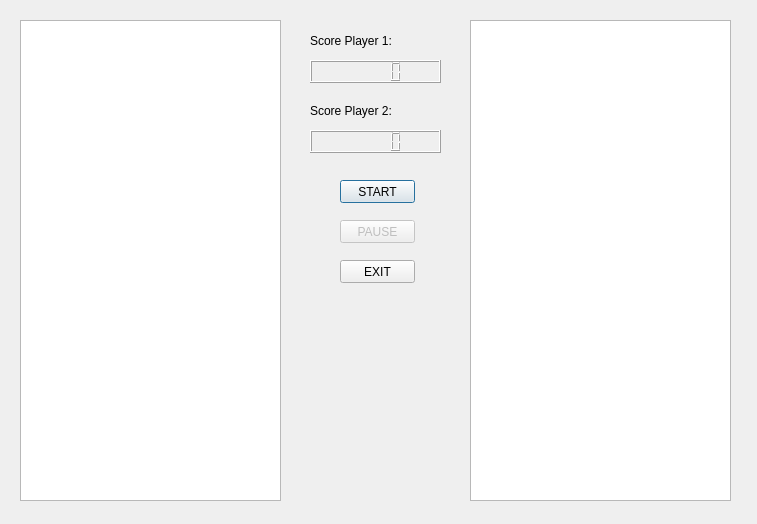
<?xml version="1.0" encoding="UTF-8"?>
<ui version="4.0">
 <class>Dialog</class>
 <widget class="QDialog" name="Dialog">
  <property name="geometry">
   <rect>
    <x>0</x>
    <y>0</y>
    <width>757</width>
    <height>524</height>
   </rect>
  </property>
  <property name="windowTitle">
   <string>Dialog</string>
  </property>
  <widget class="QGraphicsView" name="screenP1">
   <property name="geometry">
    <rect>
     <x>20</x>
     <y>20</y>
     <width>261</width>
     <height>481</height>
    </rect>
   </property>
  </widget>
  <widget class="QGraphicsView" name="screenP2">
   <property name="geometry">
    <rect>
     <x>470</x>
     <y>20</y>
     <width>261</width>
     <height>481</height>
    </rect>
   </property>
  </widget>
  <widget class="QLabel" name="scoreLabelP2">
   <property name="geometry">
    <rect>
     <x>310</x>
     <y>100</y>
     <width>121</width>
     <height>21</height>
    </rect>
   </property>
   <property name="text">
    <string>Score Player 2:</string>
   </property>
  </widget>
  <widget class="QLCDNumber" name="scoreP1">
   <property name="geometry">
    <rect>
     <x>310</x>
     <y>60</y>
     <width>131</width>
     <height>23</height>
    </rect>
   </property>
  </widget>
  <widget class="QLCDNumber" name="scoreP2">
   <property name="geometry">
    <rect>
     <x>310</x>
     <y>130</y>
     <width>131</width>
     <height>23</height>
    </rect>
   </property>
   <property name="value" stdset="0">
    <double>0.000000000000000</double>
   </property>
  </widget>
  <widget class="QPushButton" name="start">
   <property name="geometry">
    <rect>
     <x>340</x>
     <y>180</y>
     <width>75</width>
     <height>23</height>
    </rect>
   </property>
   <property name="text">
    <string>START</string>
   </property>
   <property name="started" stdset="0">
    <bool>true</bool>
   </property>
  </widget>
  <widget class="QPushButton" name="pause">
   <property name="enabled">
    <bool>false</bool>
   </property>
   <property name="geometry">
    <rect>
     <x>340</x>
     <y>220</y>
     <width>75</width>
     <height>23</height>
    </rect>
   </property>
   <property name="text">
    <string>PAUSE</string>
   </property>
   <property name="autoDefault">
    <bool>true</bool>
   </property>
   <property name="flat">
    <bool>false</bool>
   </property>
  </widget>
  <widget class="QPushButton" name="exit">
   <property name="geometry">
    <rect>
     <x>340</x>
     <y>260</y>
     <width>75</width>
     <height>23</height>
    </rect>
   </property>
   <property name="statusTip">
    <string/>
   </property>
   <property name="layoutDirection">
    <enum>Qt::LeftToRight</enum>
   </property>
   <property name="text">
    <string>EXIT</string>
   </property>
  </widget>
  <widget class="QLabel" name="scoreLabelP1">
   <property name="geometry">
    <rect>
     <x>310</x>
     <y>30</y>
     <width>121</width>
     <height>21</height>
    </rect>
   </property>
   <property name="text">
    <string>Score Player 1:</string>
   </property>
  </widget>
  <zorder>screenP1</zorder>
  <zorder>screenP2</zorder>
  <zorder>scoreLabelP2</zorder>
  <zorder>scoreP1</zorder>
  <zorder>scoreP2</zorder>
  <zorder>pause</zorder>
  <zorder>exit</zorder>
  <zorder>scoreLabelP1</zorder>
  <zorder>start</zorder>
 </widget>
 <tabstops>
  <tabstop>start</tabstop>
  <tabstop>screenP1</tabstop>
  <tabstop>pause</tabstop>
  <tabstop>exit</tabstop>
  <tabstop>screenP2</tabstop>
 </tabstops>
 <resources/>
 <connections>
  <connection>
   <sender>exit</sender>
   <signal>clicked()</signal>
   <receiver>Dialog</receiver>
   <slot>close()</slot>
   <hints>
    <hint type="sourcelabel">
     <x>397</x>
     <y>273</y>
    </hint>
    <hint type="destinationlabel">
     <x>399</x>
     <y>465</y>
    </hint>
   </hints>
  </connection>
  <connection>
   <sender>start</sender>
   <signal>clicked(bool)</signal>
   <receiver>pause</receiver>
   <slot>setDisabled(bool)</slot>
   <hints>
    <hint type="sourcelabel">
     <x>357</x>
     <y>201</y>
    </hint>
    <hint type="destinationlabel">
     <x>357</x>
     <y>227</y>
    </hint>
   </hints>
  </connection>
  <connection>
   <sender>start</sender>
   <signal>clicked(bool)</signal>
   <receiver>start</receiver>
   <slot>setEnabled(bool)</slot>
   <hints>
    <hint type="sourcelabel">
     <x>340</x>
     <y>187</y>
    </hint>
    <hint type="destinationlabel">
     <x>340</x>
     <y>194</y>
    </hint>
   </hints>
  </connection>
  <connection>
   <sender>pause</sender>
   <signal>clicked(bool)</signal>
   <receiver>pause</receiver>
   <slot>setEnabled(bool)</slot>
   <hints>
    <hint type="sourcelabel">
     <x>348</x>
     <y>237</y>
    </hint>
    <hint type="destinationlabel">
     <x>348</x>
     <y>232</y>
    </hint>
   </hints>
  </connection>
  <connection>
   <sender>pause</sender>
   <signal>clicked(bool)</signal>
   <receiver>start</receiver>
   <slot>setDisabled(bool)</slot>
   <hints>
    <hint type="sourcelabel">
     <x>396</x>
     <y>223</y>
    </hint>
    <hint type="destinationlabel">
     <x>393</x>
     <y>195</y>
    </hint>
   </hints>
  </connection>
 </connections>
</ui>
